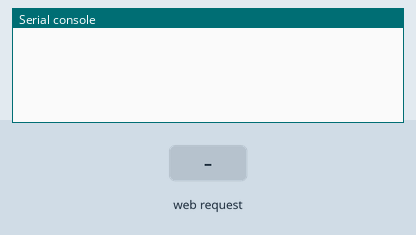
Recording of a program running on a simulated MicroPython board. Parts: the last lines printed to the serial console. The test bench sets the inputs (shaded band).

Above: at 1.2 s.
1.3 s: HTTP request GET /?led=on received
At 2.4 s:
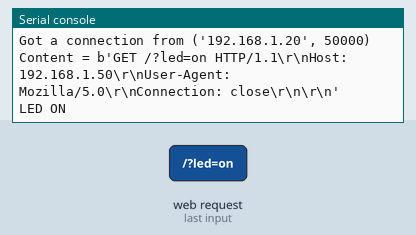
2.8 s: HTTP request GET /?led=off received
At 3.6 s:
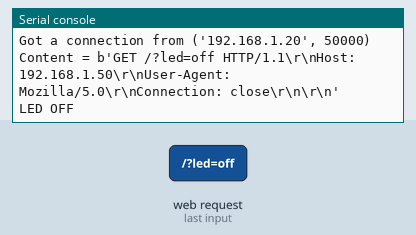
4.3 s: HTTP request GET / received
At 4.7 s:
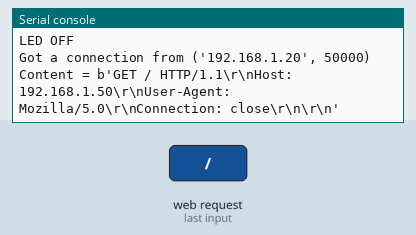

The program:

webserver_test.py
```python
from webserver import run_server

class DummyLed:
    def __init__(self):
        self._value = 1

    def value(self, new_value = None):
        if new_value is None:
            return self._value
        else:
            self._value = new_value


def start_test_server(port = 8080):
    led = DummyLed()
    run_server(port, led)

if __name__ == '__main__':
    start_test_server()
```

webserver.py
```python
try:
  import usocket as socket
except:
  import socket

def web_page(led):
    if led.value() == 0:
        gpio_state="ON"
    else:
        gpio_state="OFF"

    html = """<html><head><title>ESP Web Server</title> <meta name="viewport" content="width=device-width, initial-scale=1">
  <link rel="icon" href="data:,"> <style>html{font-family: Helvetica; display:inline-block; margin: 0px auto; text-align: center;}
  h1{color: #0F3376; padding: 2vh;}p{font-size: 1.5rem;}.button{display: inline-block; background-color: #e7bd3b; border: none;
  border-radius: 4px; color: white; padding: 16px 40px; text-decoration: none; font-size: 30px; margin: 2px; cursor: pointer;}
  .button2{background-color: #4286f4;}</style></head><body> <h1>ESP Web Server</h1>
  <p>GPIO state: <strong>""" + gpio_state + """</strong></p><p><a href="/?led=on"><button class="button">ON</button></a></p>
  <p><a href="/?led=off"><button class="button button2">OFF</button></a></p></body></html>"""
    return html

def run_server(port, led):
    s = socket.socket(socket.AF_INET, socket.SOCK_STREAM)
    s.bind(('', port))
    s.listen(5)

    while True:
        conn, addr = s.accept()
        print('Got a connection from %s' % str(addr))
        request = conn.recv(1024)
        request = str(request)
        print('Content = %s' % request)
        led_on = request.find('/?led=on')
        led_off = request.find('/?led=off')
        if led_on == 6:
            print('LED ON')
            led.value(0)
        if led_off == 6:
            print('LED OFF')
            led.value(1)
        response = web_page(led)
        conn.send(b'HTTP/1.1 200 OK\n')
        conn.send(b'Content-Type: text/html\n')
        conn.send(b'Connection: close\n\n')
        conn.sendall(response.encode())
        conn.close()
```

Measured:
- after the input at 1.3 s, the serial console: prints a new line at once (image 1)
- after the input at 2.8 s, the serial console: prints a new line at once (image 2)
- after the input at 4.3 s, the serial console: prints a new line at once (image 3)
